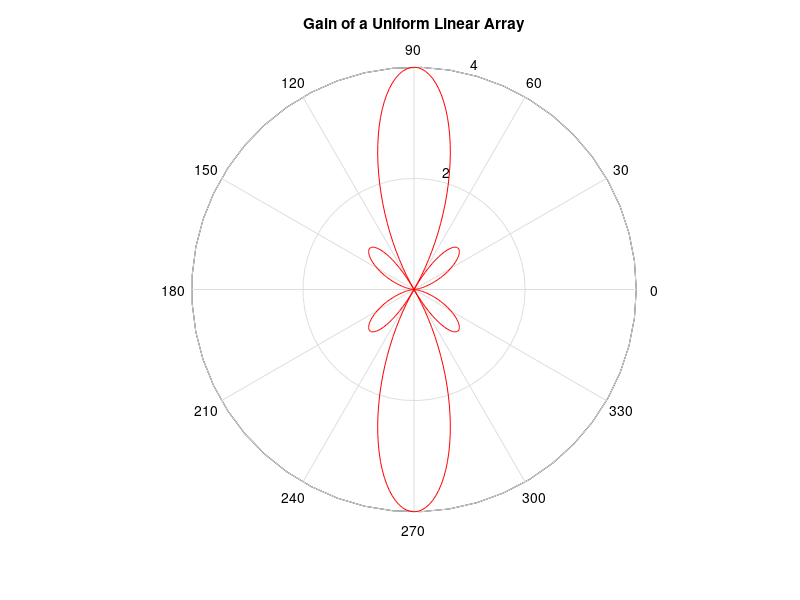

Write MATLAB code to recreate this figure.
%%%%%%%%%%%%%%%%%%%%%%%%%%%%%%%%%%%%
% SIMPLE UNIFORM LINEAR ARRRAY
% WITH VARIABLE NUMBER OF ELEMENTS
% MATRIX IMPLEMENTATION
% COPYRIGHT RAYMAPS (C) 2018
%%%%%%%%%%%%%%%%%%%%%%%%%%%%%%%%%%%%
clear all
close all
f=1e9;
c=3e8;
l=c/f;
d=l/2;
no_elements=4;
theta=0:pi/180:2*pi;
n=1:no_elements;
n=transpose(n);
A=(n-1)*(i*2*pi*d*cos(theta)/l);
X=exp(-A);
w=ones(1,no_elements);
r=w*X;
polar(theta,abs(r),'r')
title ('Gain of a Uniform Linear Array')